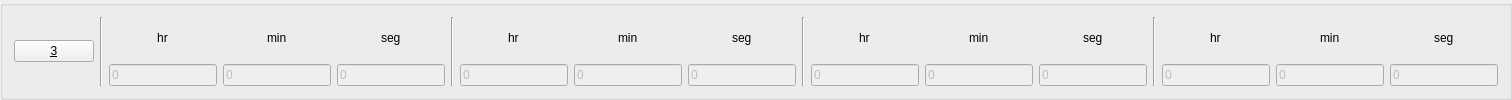
     <widget class="QGroupBox" name="groupBox_9">
      <property name="title">
       <string/>
      </property>
      <layout class="QHBoxLayout" name="horizontalLayout_99">
       <item>
        <layout class="QHBoxLayout" name="horizontalLayout_100">
         <item>
          <widget class="QPushButton" name="valve1_20">
           <property name="sizePolicy">
            <sizepolicy hsizetype="Expanding" vsizetype="Fixed">
             <horstretch>0</horstretch>
             <verstretch>0</verstretch>
            </sizepolicy>
           </property>
           <property name="text">
            <string>&amp;3</string>
           </property>
           <property name="checkable">
            <bool>true</bool>
           </property>
          </widget>
         </item>
         <item>
          <widget class="Line" name="line_75">
           <property name="orientation">
            <enum>Qt::Vertical</enum>
           </property>
          </widget>
         </item>
         <item>
          <layout class="QVBoxLayout" name="verticalLayout_239">
           <item alignment="Qt::AlignHCenter">
            <widget class="QLabel" name="label_243">
             <property name="sizePolicy">
              <sizepolicy hsizetype="Fixed" vsizetype="Preferred">
               <horstretch>0</horstretch>
               <verstretch>0</verstretch>
              </sizepolicy>
             </property>
             <property name="text">
              <string>hr</string>
             </property>
             <property name="alignment">
              <set>Qt::AlignCenter</set>
             </property>
            </widget>
           </item>
           <item>
            <widget class="QLineEdit" name="edit1_delayh_200">
             <property name="enabled">
              <bool>false</bool>
             </property>
             <property name="sizePolicy">
              <sizepolicy hsizetype="Expanding" vsizetype="Fixed">
               <horstretch>0</horstretch>
               <verstretch>0</verstretch>
              </sizepolicy>
             </property>
             <property name="styleSheet">
              <string notr="true"/>
             </property>
             <property name="text">
              <string>0</string>
             </property>
             <property name="placeholderText">
              <string/>
             </property>
            </widget>
           </item>
          </layout>
         </item>
         <item>
          <layout class="QVBoxLayout" name="verticalLayout_240">
           <item alignment="Qt::AlignHCenter">
            <widget class="QLabel" name="label_244">
             <property name="sizePolicy">
              <sizepolicy hsizetype="Fixed" vsizetype="Preferred">
               <horstretch>0</horstretch>
               <verstretch>0</verstretch>
              </sizepolicy>
             </property>
             <property name="text">
              <string>min</string>
             </property>
            </widget>
           </item>
           <item>
            <widget class="QLineEdit" name="edit1_delaym_20">
             <property name="enabled">
              <bool>false</bool>
             </property>
             <property name="text">
              <string>0</string>
             </property>
            </widget>
           </item>
          </layout>
         </item>
         <item>
          <layout class="QVBoxLayout" name="verticalLayout_241">
           <item alignment="Qt::AlignHCenter">
            <widget class="QLabel" name="label_245">
             <property name="sizePolicy">
              <sizepolicy hsizetype="Preferred" vsizetype="Preferred">
               <horstretch>0</horstretch>
               <verstretch>0</verstretch>
              </sizepolicy>
             </property>
             <property name="text">
              <string>seg</string>
             </property>
            </widget>
           </item>
           <item>
            <widget class="QLineEdit" name="edit1_delays_20">
             <property name="enabled">
              <bool>false</bool>
             </property>
             <property name="text">
              <string>0</string>
             </property>
            </widget>
           </item>
          </layout>
         </item>
        </layout>
       </item>
       <item>
        <widget class="Line" name="line_76">
         <property name="orientation">
          <enum>Qt::Vertical</enum>
         </property>
        </widget>
       </item>
       <item>
        <layout class="QHBoxLayout" name="horizontalLayout_101">
         <item>
          <layout class="QVBoxLayout" name="verticalLayout_242">
           <item alignment="Qt::AlignHCenter">
            <widget class="QLabel" name="label_246">
             <property name="sizePolicy">
              <sizepolicy hsizetype="Fixed" vsizetype="Preferred">
               <horstretch>0</horstretch>
               <verstretch>0</verstretch>
              </sizepolicy>
             </property>
             <property name="text">
              <string>hr</string>
             </property>
            </widget>
           </item>
           <item>
            <widget class="QLineEdit" name="edit1_delayh_201">
             <property name="enabled">
              <bool>false</bool>
             </property>
             <property name="sizePolicy">
              <sizepolicy hsizetype="Expanding" vsizetype="Fixed">
               <horstretch>0</horstretch>
               <verstretch>0</verstretch>
              </sizepolicy>
             </property>
             <property name="styleSheet">
              <string notr="true"/>
             </property>
             <property name="text">
              <string>0</string>
             </property>
             <property name="placeholderText">
              <string/>
             </property>
            </widget>
           </item>
          </layout>
         </item>
         <item>
          <layout class="QVBoxLayout" name="verticalLayout_243">
           <item alignment="Qt::AlignHCenter">
            <widget class="QLabel" name="label_247">
             <property name="sizePolicy">
              <sizepolicy hsizetype="Fixed" vsizetype="Preferred">
               <horstretch>0</horstretch>
               <verstretch>0</verstretch>
              </sizepolicy>
             </property>
             <property name="text">
              <string>min</string>
             </property>
            </widget>
           </item>
           <item>
            <widget class="QLineEdit" name="edit1_delayh_202">
             <property name="enabled">
              <bool>false</bool>
             </property>
             <property name="sizePolicy">
              <sizepolicy hsizetype="Expanding" vsizetype="Fixed">
               <horstretch>0</horstretch>
               <verstretch>0</verstretch>
              </sizepolicy>
             </property>
             <property name="styleSheet">
              <string notr="true"/>
             </property>
             <property name="text">
              <string>0</string>
             </property>
             <property name="placeholderText">
              <string/>
             </property>
            </widget>
           </item>
          </layout>
         </item>
         <item>
          <layout class="QVBoxLayout" name="verticalLayout_244">
           <item alignment="Qt::AlignHCenter">
            <widget class="QLabel" name="label_248">
             <property name="sizePolicy">
              <sizepolicy hsizetype="Fixed" vsizetype="Preferred">
               <horstretch>0</horstretch>
               <verstretch>0</verstretch>
              </sizepolicy>
             </property>
             <property name="text">
              <string>seg</string>
             </property>
            </widget>
           </item>
           <item>
            <widget class="QLineEdit" name="edit1_delayh_203">
             <property name="enabled">
              <bool>false</bool>
             </property>
             <property name="sizePolicy">
              <sizepolicy hsizetype="Expanding" vsizetype="Fixed">
               <horstretch>0</horstretch>
               <verstretch>0</verstretch>
              </sizepolicy>
             </property>
             <property name="styleSheet">
              <string notr="true"/>
             </property>
             <property name="text">
              <string>0</string>
             </property>
             <property name="placeholderText">
              <string/>
             </property>
            </widget>
           </item>
          </layout>
         </item>
        </layout>
       </item>
       <item>
        <widget class="Line" name="line_77">
         <property name="orientation">
          <enum>Qt::Vertical</enum>
         </property>
        </widget>
       </item>
       <item>
        <layout class="QHBoxLayout" name="horizontalLayout_102">
         <item>
          <layout class="QVBoxLayout" name="verticalLayout_245">
           <item alignment="Qt::AlignHCenter">
            <widget class="QLabel" name="label_249">
             <property name="sizePolicy">
              <sizepolicy hsizetype="Fixed" vsizetype="Preferred">
               <horstretch>0</horstretch>
               <verstretch>0</verstretch>
              </sizepolicy>
             </property>
             <property name="text">
              <string>hr</string>
             </property>
            </widget>
           </item>
           <item>
            <widget class="QLineEdit" name="edit1_delayh_204">
             <property name="enabled">
              <bool>false</bool>
             </property>
             <property name="sizePolicy">
              <sizepolicy hsizetype="Expanding" vsizetype="Fixed">
               <horstretch>0</horstretch>
               <verstretch>0</verstretch>
              </sizepolicy>
             </property>
             <property name="styleSheet">
              <string notr="true"/>
             </property>
             <property name="text">
              <string>0</string>
             </property>
             <property name="placeholderText">
              <string/>
             </property>
            </widget>
           </item>
          </layout>
         </item>
         <item>
          <layout class="QVBoxLayout" name="verticalLayout_246">
           <item alignment="Qt::AlignHCenter">
            <widget class="QLabel" name="label_250">
             <property name="sizePolicy">
              <sizepolicy hsizetype="Fixed" vsizetype="Preferred">
               <horstretch>0</horstretch>
               <verstretch>0</verstretch>
              </sizepolicy>
             </property>
             <property name="text">
              <string>min</string>
             </property>
            </widget>
           </item>
           <item>
            <widget class="QLineEdit" name="edit1_delayh_205">
             <property name="enabled">
              <bool>false</bool>
             </property>
             <property name="sizePolicy">
              <sizepolicy hsizetype="Expanding" vsizetype="Fixed">
               <horstretch>0</horstretch>
               <verstretch>0</verstretch>
              </sizepolicy>
             </property>
             <property name="styleSheet">
              <string notr="true"/>
             </property>
             <property name="text">
              <string>0</string>
             </property>
             <property name="placeholderText">
              <string/>
             </property>
            </widget>
           </item>
          </layout>
         </item>
         <item>
          <layout class="QVBoxLayout" name="verticalLayout_247">
           <item alignment="Qt::AlignHCenter">
            <widget class="QLabel" name="label_251">
             <property name="sizePolicy">
              <sizepolicy hsizetype="Fixed" vsizetype="Preferred">
               <horstretch>0</horstretch>
               <verstretch>0</verstretch>
              </sizepolicy>
             </property>
             <property name="text">
              <string>seg</string>
             </property>
            </widget>
           </item>
           <item>
            <widget class="QLineEdit" name="edit1_delayh_206">
             <property name="enabled">
              <bool>false</bool>
             </property>
             <property name="sizePolicy">
              <sizepolicy hsizetype="Expanding" vsizetype="Fixed">
               <horstretch>0</horstretch>
               <verstretch>0</verstretch>
              </sizepolicy>
             </property>
             <property name="styleSheet">
              <string notr="true"/>
             </property>
             <property name="text">
              <string>0</string>
             </property>
             <property name="placeholderText">
              <string/>
             </property>
            </widget>
           </item>
          </layout>
         </item>
        </layout>
       </item>
       <item>
        <widget class="Line" name="line_78">
         <property name="orientation">
          <enum>Qt::Vertical</enum>
         </property>
        </widget>
       </item>
       <item>
        <layout class="QHBoxLayout" name="horizontalLayout_103">
         <item>
          <layout class="QVBoxLayout" name="verticalLayout_248">
           <item alignment="Qt::AlignHCenter">
            <widget class="QLabel" name="label_252">
             <property name="sizePolicy">
              <sizepolicy hsizetype="Fixed" vsizetype="Preferred">
               <horstretch>0</horstretch>
               <verstretch>0</verstretch>
              </sizepolicy>
             </property>
             <property name="text">
              <string>hr</string>
             </property>
            </widget>
           </item>
           <item>
            <widget class="QLineEdit" name="edit1_delayh_207">
             <property name="enabled">
              <bool>false</bool>
             </property>
             <property name="sizePolicy">
              <sizepolicy hsizetype="Expanding" vsizetype="Fixed">
               <horstretch>0</horstretch>
               <verstretch>0</verstretch>
              </sizepolicy>
             </property>
             <property name="styleSheet">
              <string notr="true"/>
             </property>
             <property name="text">
              <string>0</string>
             </property>
             <property name="placeholderText">
              <string/>
             </property>
            </widget>
           </item>
          </layout>
         </item>
         <item>
          <layout class="QVBoxLayout" name="verticalLayout_249">
           <item alignment="Qt::AlignHCenter">
            <widget class="QLabel" name="label_253">
             <property name="sizePolicy">
              <sizepolicy hsizetype="Fixed" vsizetype="Preferred">
               <horstretch>0</horstretch>
               <verstretch>0</verstretch>
              </sizepolicy>
             </property>
             <property name="text">
              <string>min</string>
             </property>
            </widget>
           </item>
           <item>
            <widget class="QLineEdit" name="edit1_delayh_208">
             <property name="enabled">
              <bool>false</bool>
             </property>
             <property name="sizePolicy">
              <sizepolicy hsizetype="Expanding" vsizetype="Fixed">
               <horstretch>0</horstretch>
               <verstretch>0</verstretch>
              </sizepolicy>
             </property>
             <property name="styleSheet">
              <string notr="true"/>
             </property>
             <property name="text">
              <string>0</string>
             </property>
             <property name="placeholderText">
              <string/>
             </property>
            </widget>
           </item>
          </layout>
         </item>
         <item>
          <layout class="QVBoxLayout" name="verticalLayout_250">
           <item alignment="Qt::AlignHCenter">
            <widget class="QLabel" name="label_254">
             <property name="sizePolicy">
              <sizepolicy hsizetype="Fixed" vsizetype="Preferred">
               <horstretch>0</horstretch>
               <verstretch>0</verstretch>
              </sizepolicy>
             </property>
             <property name="text">
              <string>seg</string>
             </property>
            </widget>
           </item>
           <item>
            <widget class="QLineEdit" name="edit1_delayh_209">
             <property name="enabled">
              <bool>false</bool>
             </property>
             <property name="sizePolicy">
              <sizepolicy hsizetype="Expanding" vsizetype="Fixed">
               <horstretch>0</horstretch>
               <verstretch>0</verstretch>
              </sizepolicy>
             </property>
             <property name="styleSheet">
              <string notr="true"/>
             </property>
             <property name="text">
              <string>0</string>
             </property>
             <property name="placeholderText">
              <string/>
             </property>
            </widget>
           </item>
          </layout>
         </item>
        </layout>
       </item>
      </layout>
     </widget>
